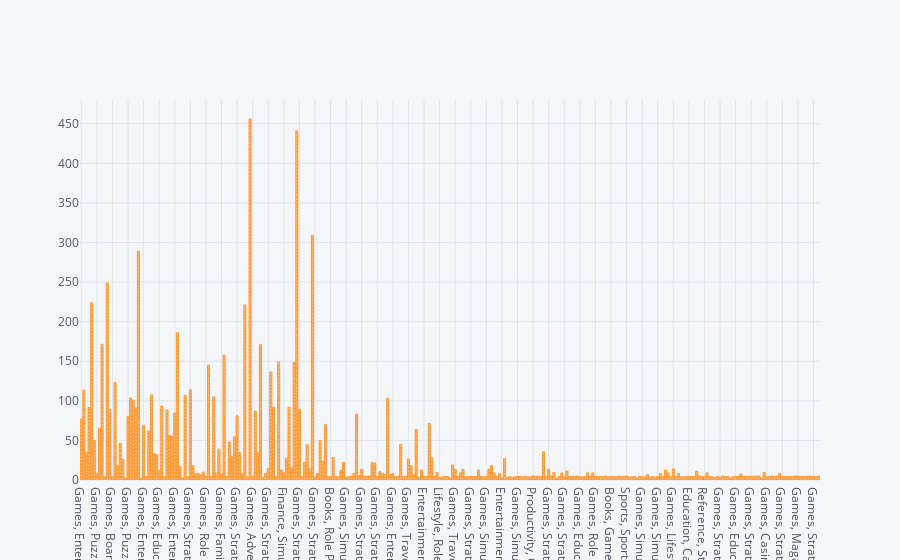

Notebook code cell kept with this figure:
### Code cell
df1.iplot(kind='bar',y='Average User Rating',x='Genres')

### Figure 1 — Plotly figure (JSON) as saved in the notebook; plotly's stock layout.template omitted (floating-point values rounded to 4 significant figures; data arrays with more than 128 entries replaced by an {"elided": "..."} marker saying what was removed)
{"data": [{"marker": {"color": "rgba(255, 153, 51, 0.6)", "line": {"color": "rgba(255, 153, 51, 1.0)", "width": 1}}, "name": "Average User Rating", "orientation": "v", "text": "", "type": "bar", "uid": "c2894042-7ac7-4fb3-988d-956b1f86f305", "x": {"elided": "1935 str values"}, "y": {"elided": "1935 float values"}}], "layout": {"legend": {"bgcolor": "#F5F6F9", "font": {"color": "#4D5663"}}, "paper_bgcolor": "#F5F6F9", "plot_bgcolor": "#F5F6F9", "title": {"font": {"color": "#4D5663"}}, "xaxis": {"gridcolor": "#E1E5ED", "showgrid": true, "tickfont": {"color": "#4D5663"}, "title": {"font": {"color": "#4D5663"}, "text": ""}, "zerolinecolor": "#E1E5ED"}, "yaxis": {"gridcolor": "#E1E5ED", "showgrid": true, "tickfont": {"color": "#4D5663"}, "title": {"font": {"color": "#4D5663"}, "text": ""}, "zerolinecolor": "#E1E5ED"}}}
